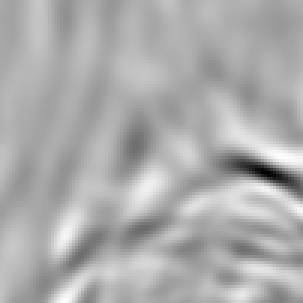
#> input picture tgs_salt/0bdd44d530.png, 101 x 101 px (shown 3 times larger)
$ jupyter execute --allow-errors angles.ipynb
#> lines starting #> are read from the running program, lines starting #| are printed output that depends on the picture; after the words box and inside, x2 and y2 are one past the last pixel; in counts of white or black regions, pixels touching at a corner belong together
### suport/patchesMethods.py
# Python program to illustrate HoughLine
# method for line detection
import cv2
import numpy as np
import os
import matplotlib.pyplot as plt
import pandas as pd
import suport.locals as locals


# Rotaciona a imagem em torno do centro
# [166 lines left out: functions rotateImage, loadDataBase, makePatchMask, incomplete, load, sampleBreak and 2 more, not called in this run]

#show all images in imagesList
def showImages(images, imagesTitle,size=(5,5)):
    n = len(images)
    if n > 1:
            fig, axs = plt.subplots(1, n , figsize=size)
            for i in range(n):
                axs[i].imshow(images[i],cmap= 'gray')
                if len(imagesTitle) > 0: axs[i].set_title(imagesTitle[i])
                axs[i].axis('off')
            plt.show()
    if n == 1:
        plt.figure(figsize=size)
        if len(imagesTitle)==1 : plt.title(imagesTitle[0])
        plt.title(imagesTitle[0])
        plt.imshow(images[0],cmap = 'gray')
        plt.axis('off')
        plt.show()


# [5 lines left out: function swap, not called in this run]

def cropPatch(original, x1, x2, y1, y2):
    #get image dimensions
    height,width = original.shape[:2]
    plus = 15

    if x1 > x2:
        x1, x2 = swap(x1,x2)
    if y1 > y2:
        y1, y2 = swap(y1,y2)

    x1-=5
    x2+=5
    y1-=plus
    y2+=plus
    if y1 < 0:
        y1 = 0
    if y2 > height:
        y2 = height
    if x1 < 0:
        x1 = 0
    if x2 > width:
        x2 = width
    return original[y1:y2, x1:x2]

class Patch:
    def __init__(self,line,sample):
        self.line = line
        x1,y1,x2,y2 = line
        self.angle = int(-np.arctan2(y2 - y1, x2 - x1) * 180. / np.pi)
        self.image = sample

# [4 lines left out: function showLines, not called in this run]

# Probabilistic Hough Transform
def probHough(mask, original, tresh=20, minPoints=30, maxGap=5, sort = False):
    probabLines = original.copy()
    edges = cv2.Canny(mask, 100, 200)
    linesP = cv2.HoughLinesP(edges, 1, np.pi / 180, tresh, None, minPoints, maxGap)
    dbPatches = []
    if linesP is not None:
        for i in range(0, len(linesP)):
            line = linesP[i][0]
            # Draw the probabilistic
            x,y,x2,y2 = line
            cv2.line(probabLines, (x, y), (x2, y2), (0, 255, 0), 1, cv2.LINE_AA)
            imgpatch = cropPatch (original, x, x2, y, y2)
            dbPatches.append(Patch(line,imgpatch))
        #sort dbPatches by angle
        if sort: dbPatches.sort(key=lambda x: x.angle)
        #show3Images(original,mask, probabLines)
        # if sort: dbPatches.sort(key=lambda x: x[0])
    return dbPatches,probabLines


# [95 lines left out: functions searchAnglesinRange, searchNearestPatchByAngle, searchNearestPatchByAngleAndHistogram, identify_nearest_histogram, loadImages, buildPatchesDB, not called in this run]

### angles.ipynb
[cell 1]
# Python program to illustrate HoughLine
# method for line detection
import cv2
import numpy as np
import pandas as pd
import suport.patchesMethods as pm

[cell 2]
#sample_path="tgs_salt/1bd1c8c771.png"
sample_path="tgs_salt/0bdd44d530.png"
mask_path  ="tgs_salt/0bdd44d530Mask.png"
original = cv2.imread(sample_path)
#> original is the input picture: shape (101, 101, 3); min 0, max 255, mean 172.4
mask     = cv2.imread(mask_path,0)
#sample_path="tgs_salt/0a1742c740.png"
patches, linesInImage = pm.probHough(mask, original, tresh = 20, minPoints=15, maxGap=5)
#> patches = []
images = [original,mask, linesInImage]
titles = ["original","mask", "linesInImage"]
#> (the rest of this cell did not finish here and is left out)

#> in showImages, `n = len(images)`: n = 3
pm.dispPatchesClass(patches)

[cell 3]
sample_path="tgs_salt/0bdd44d530.png"
mask_path  ="tgs_salt/0a1742c740Mask.png"

original = cv2.imread(sample_path)
mask = cv2.imread(mask_path,0)
patches, linesImage = pm.probHough(mask, original, tresh = 20, minPoints=10, maxGap=10)
images = [original,mask, linesInImage]
titles = ["original","mask", "linesInImage"]
#> (the rest of this cell did not finish here and is left out)

pm.dispPatchesClass(patches)

# Compara o tom de imagens através de seus histogramas

[cell 4]
import cv2
import numpy as np

[cell 5]
hist = []

def calculate_histograms(patches):
    # Inicializa a lista de histogramas
    images = patches
#> images = []
    for patch in patches:
        i = patch.image
        # Calcular os histogramas
        h = (cv2.calcHist([i], [0], None, [256], [0,256]))
        # Normalizar os histogramas
        h = cv2.normalize(h, h, alpha=0, beta=1, norm_type=cv2.NORM_MINMAX)
        hist.append(h)
        # Comparar os histogramas de cada imagem com 0
        comparison = cv2.compareHist(hist[0], h , cv2.HISTCMP_CORREL)
        print("Comparison: ", comparison)
#> this loop made 0 passes
#> after the loop, hist = []

# Call the method with the patches list
calculate_histograms(patches)

[cell 6]
import matplotlib.pyplot as plt

#> (the rest of this cell did not finish here and is left out)

[cell 7]
sample_path="tgs_salt/0bdd44d530.png"
mask_path  ="tgs_salt/0a1742c740Mask.png"

original = cv2.imread(sample_path)
mask = cv2.imread(mask_path,0)
patches, linesImage = pm.probHough(mask, original, tresh = 20, minPoints=10, maxGap=10)
images = [original,mask, linesInImage]
titles = ["original","mask", "linesInImage"]
#> (the rest of this cell did not finish here and is left out)

pm.dispPatchesClass(patches)

[cell 8]
sample_path="tgs_salt/0a1742c740.png"
mask_path  ="tgs_salt/0a1742c740Mask.png"

original = cv2.imread(sample_path)
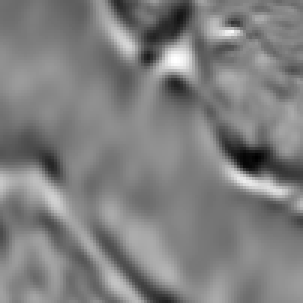
#> input picture tgs_salt/0a1742c740.png, 101 x 101 px (shown 3 times larger)
#> original is the input picture: shape (101, 101, 3); min 0, max 255, mean 127.2
patches, linesP = pm.probHough(original, original, tresh = 20, minPoints=20, maxGap=10, sort=True)
#> call 4 of probHough, with tresh = 20, minPoints = 20, maxGap = 10, sort = True
#> in probHough (call 4), `edges = cv2.Canny(mask, 100, 200)`:
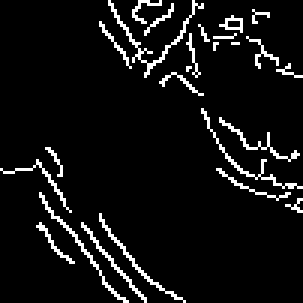
#> edges: shape (101, 101) (shown 3 times larger); 6.7% white in thin lines or dots
#> in probHough (call 4), `linesP = cv2.HoughLinesP(edges, 1, np.pi / 180, tresh, None, minPoints..`: linesP = [[12, 54, 44, 96], [33, 71, 50, 94], [5, 56, 40, 99], [54, 19, 97, 62], [6, 56, 41, 100], [46, 1, 96, 21], [61, 8, 71, 45], [29, 76, 48, 100]]
#> the loop in probHough (call 4), `for i in range(0, len(linesP)):` made 8 passes
#> (x, y) on passes 1 to 8: (12, 54), (33, 71), (5, 56), (54, 19), (6, 56), (46, 1), (61, 8), (29, 76)
#> pass 1, in probHough (call 4), `imgpatch = cropPatch (original, x, x2, y, y2)`:
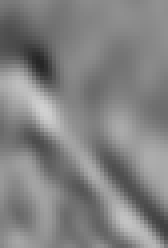
#> imgpatch: shape (62, 42, 3) (shown 4 times larger); min 38, max 208, mean 129.8
#> pass 2, in probHough (call 4), `imgpatch = cropPatch (original, x, x2, y, y2)`:
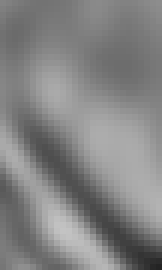
#> imgpatch: shape (45, 27, 3) (shown 6 times larger); min 36, max 195, mean 131.1
#> pass 3, in probHough (call 4), `imgpatch = cropPatch (original, x, x2, y, y2)`:
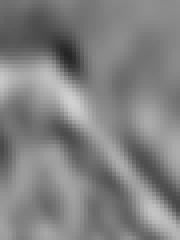
#> imgpatch: shape (60, 45, 3) (shown 4 times larger); min 38, max 208, mean 128.9
#> after the loop in probHough (call 4), `for i in range(0, len(linesP)):`:
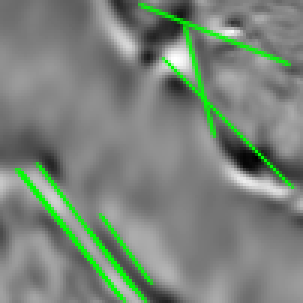
#> probabLines: shape (101, 101, 3) (shown 3 times larger); 7.6% of pixels changed, all inside (x1, y1, x2, y2) = (4, 0, 99, 101)
#> after the loop in probHough (call 4), `for i in range(0, len(linesP)):`: dbPatches = 8 items
#> patches = 8 items

images = [original,mask, linesInImage]
titles = ["original","mask", "linesInImage"]
#> (the rest of this cell did not finish here and is left out)

pm.dispPatchesClass(patches)

[cell 9]
#Desktop I3
'''
TRAIN_CSV = r'D:\_0Luciano\_0PHD\datasets\tgs-salt\train1090.csv'
masksPath = r'D:\_0Luciano\_0PHD\datasets\tgs-salt\masks10-90'
imagesPath = r'D:\_0Luciano\_0PHD\datasets\tgs-salt\train\images'
'''

#ES00004605
TRAIN_CSV = r'G:\_phd\dataset\tgs-salt\saltMaskOk.csv'
imagesPath = r'G:\_phd\dataset\tgs-salt\train\images'
masksPath= r'G:\_phd\dataset\tgs-salt\train\masks'


#ES00004605
#Desktop 8700g - D:\dataset\tgs-salt
TRAIN_CSV = r'D:\dataset\tgs-salt\saltMaskOk.csv'
imagesPath = r"D:\dataset\tgs-salt\train\images"
masksPath = r"D:\dataset\tgs-salt\train\masks"

#> (the rest of this cell did not finish here and is left out)

#> (a cell that did not finish here is left out)

#> (a cell that did not finish here is left out)

[cell 12]
from matplotlib import pyplot as plt

#> (the rest of this cell did not finish here and is left out)

#> (a cell that did not finish here is left out)

[cell 14]
# identify nearest patch from image using calcHist
def identify_nearest_histogram(patchList, image):
    if len(patchList) == 0:
        print("Empty list")
        return None
    h = (cv2.calcHist([image], [0], None, [256], [0,256]))
    original = cv2.normalize(h, h, alpha=0, beta=1, norm_type=cv2.NORM_MINMAX)
    maxCorrelation = -1  # initial value
    nearestPatch = None  # result patch

    for p in patchList:
        i = p.image
        # Calcular os histogramas
        h = (cv2.calcHist([i], [0], None, [256], [0,256]))
        # Normalizar os histogramas
        h = cv2.normalize(h, h, alpha=0, beta=1, norm_type=cv2.NORM_MINMAX)
        # Comparar os histogramas de cada imagem com imagem original
        correlation = cv2.compareHist(original, h , cv2.HISTCMP_CORREL)
        if correlation > maxCorrelation:
            maxCorrelation = correlation
            nearestPatch = p

    return nearestPatch

#> (a cell that did not finish here is left out)

#> (a cell that did not finish here is left out)

#> (a cell that did not finish here is left out)

[cell 18]
# make histogram of angles
import numpy as np
angles = []


if patchesDB is not None:
    # use or each patch the angle
    for p in patchesDB:
        angles.append(p.angle)
    hist, bins = np.histogram(angles, bins=20)

# Plot the histogram
plt.hist(angles, bins=40)
plt.title("Histogram of Angles")
plt.xlabel("Angle (degrees)")
plt.ylabel("Frequency")
plt.show

[cell 19]
import matplotlib.pyplot as plt
import numpy as np

# Generate some random data
xDist = []
yDist = []
if patchesDB is not None:
    # use or each patch the angle
    for p in patchesDB:
        x,y = p.image.shape[:2]
        xDist.append(x)
        yDist.append(y)


# Create a 2D histogram
plt.hist2d(xDist, yDist, bins=20)

# Add labels and title
plt.xlabel("X")
plt.ylabel("Y")
plt.title("Histogram of X,Y Distribution")

# Show the plot
plt.show()

[cell 20]
hist, bins = np.histogram(xDist, bins=20)

# Plot the histogram
plt.hist(xDist, bins=40)
plt.title("Histogram of Widths")
plt.xlabel("Width (degrees)")
plt.ylabel("Frequency")
plt.show
